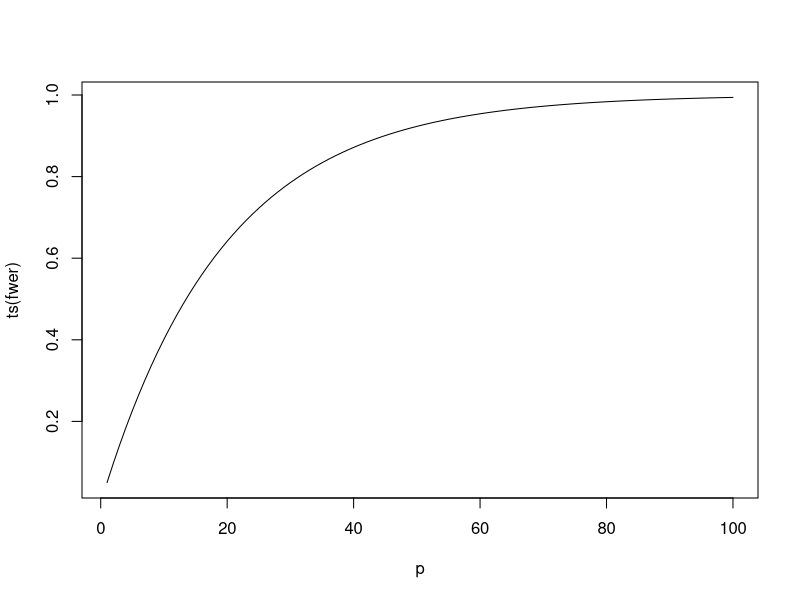
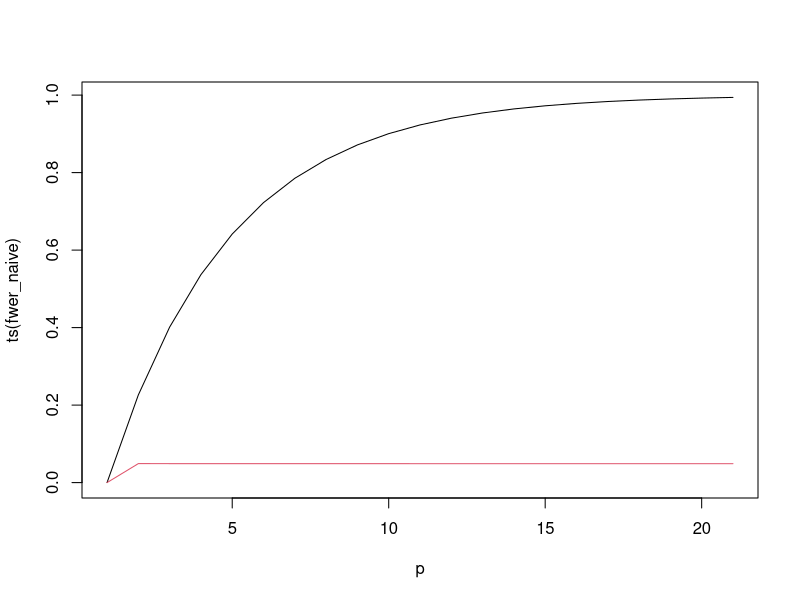

The R source for these figures, in order:
## ---- chunk 1
knitr::opts_knit$set(root.dir = 'C:/Users/neide/Documents/GitHub/ma189/Data')
## ---- chunk 2
alpha <- .05
# try different values of p: 1, 3, 10, 100
for(p in c(1,3,10,100))
{ 
  fwer <- 1 - (1-alpha)^p
  print(fwer)
}
## ---- chunk 3
alpha <- .05
p <- seq(1,100)
fwer <- 1 - (1-alpha)^p
plot(ts(fwer),xlab="p")
## ---- chunk 4
alpha <- .05
m <- seq(0,100,5)
fwer_naive <- 1 - (1-alpha)^m
fwer_bon <- 1 - (1 - alpha/m)^m
cbind(m,cbind(fwer_naive,fwer_bon))
plot(ts(fwer_naive),xlab="p")
lines(fwer_bon,col=2)
## ---- chunk 5
alpha <- .05
m <- 10
pvals <- runif(m)
pvals_sort <- sort(pvals)
index <- seq(1,m)
crits <- alpha/(m - index +1)
nulls <- NULL
j <- 1
while(j <= m)
{
  if(pvals_sort[j] <= crits[j]) 
  { 
    nulls <- c(nulls,j) 
  } else { j <- m+1 }
  j <- j+1
}
length(nulls)
comps <- pvals_sort <= crits
data.frame(index,pvals_sort,crits,comps)
## ---- chunk 6
alpha <- .05
m <- 10
pvals <- runif(m)
pvals_sort <- sort(pvals)
index <- seq(1,m)
crits <- (index/m)*alpha
nulls <- NULL
j <- 1
while(j <= m)
{
  if(pvals_sort[j] <= crits[j]) 
  { 
    nulls <- c(nulls,j) 
  } 
  j <- j+1
}
bh <- 0
if(length(nulls)>0) { bh <- max(nulls) }
bh
comps <- pvals_sort <= crits
data.frame(index,pvals_sort,crits,comps)
## ---- chunk 7
## define BH function
bh_rej <- function(p,alpha) 
## p: vector of p-values
## alpha: prespecified FDR level
{
  m <- length(p)
  l <- alpha*c(1:m)/m
  sort_p <- sort(p)
  set <- which(l>=sort_p)
  
  if( length(set)==0){
    rej <- set
    pvalue <- set
  } else{
    imax <- max(set)
    threshold <- sort_p[imax]
    rej <- which(p <= threshold)
    pvalue <- p[rej]
  }
  outlist<-list(pvalue=pvalue, rej=rej)
  return(outlist)
}

## Generate synthetic data sets
n <- 500
m <- 100
m0 <- 80
X1 <- matrix(rnorm(n*m0),n,m0)
X2 <- matrix(rnorm(n*(m-m0),mean=3,1),n,m-m0)
X <- cbind(X1,X2)

## Calculate marginal p-values
# Method 1: use for loop
p <- numeric(m)
for(j in 1:m){
  t_test <- t.test(X[,j])
  p[j] <- t_test$p.value
}

# Method 2: use function "apply"
pv_t <- function(x) 
{ return(t.test(x)$p.value)
}
pv_mt <- apply(X, 2, match.fun(pv_t))


## Apply BH method
alpha <- 0.2
bh_test <- bh_rej(p,alpha)

index <- seq(1,m)
crits <- (index/m)*alpha
comps <- sort(p) <= crits
data.frame(index,sort(p),crits,comps)

## Examine conclusions
R <- length(bh_test$rej)   # total number of rejections
V <- length(which(bh_test$rej<=m0)) # number of false rejections
S <- length(which(bh_test$rej>m0)) # number of correct rejections
U <- length(which(setdiff(seq(1,m),bh_test$rej)<=m0))  # number of correct non-rejections
T <- length(which(setdiff(seq(1,m),bh_test$rej)>m0)) # number of false non-rejections
fdp <- V/max(1,R)
fdp
